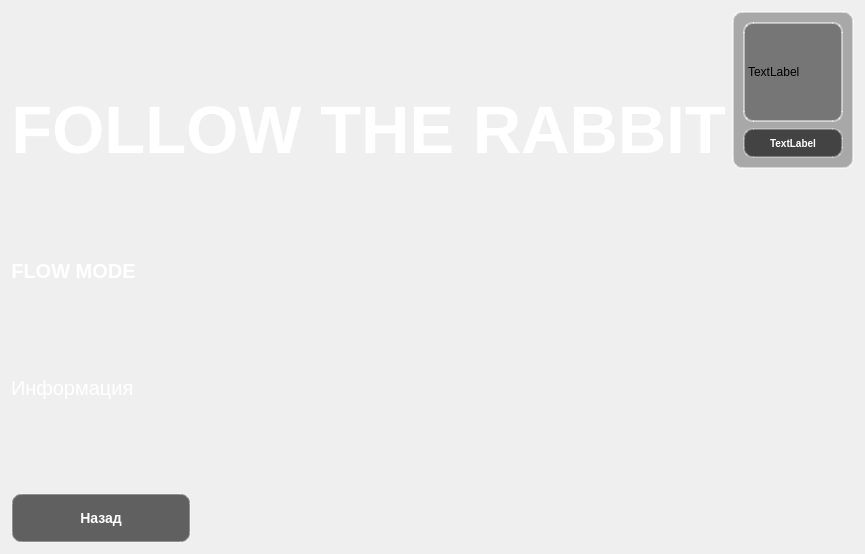
<?xml version="1.0" encoding="UTF-8"?>
<ui version="4.0">
 <class>Timer</class>
 <widget class="QWidget" name="Timer">
  <property name="geometry">
   <rect>
    <x>0</x>
    <y>0</y>
    <width>829</width>
    <height>554</height>
   </rect>
  </property>
  <property name="windowTitle">
   <string>Form</string>
  </property>
  <property name="styleSheet">
   <string notr="true">border-image: url(C:\\Users\\katya_v\\Desktop\\TIMETRACKER\\TIMETRACKER\\img\\background2.0.jpeg);</string>
  </property>
  <layout class="QVBoxLayout" name="verticalLayout_8">
   <item>
    <layout class="QVBoxLayout" name="verticalLayout_7">
     <item>
      <layout class="QHBoxLayout" name="horizontalLayout_3">
       <item>
        <layout class="QVBoxLayout" name="verticalLayout_4">
         <item>
          <widget class="QLabel" name="name">
           <property name="sizePolicy">
            <sizepolicy hsizetype="Preferred" vsizetype="Fixed">
             <horstretch>0</horstretch>
             <verstretch>0</verstretch>
            </sizepolicy>
           </property>
           <property name="font">
            <font>
             <family>Segoe UI</family>
             <pointsize>50</pointsize>
             <italic>false</italic>
             <bold>true</bold>
            </font>
           </property>
           <property name="text">
            <string>&lt;html&gt;&lt;head/&gt;&lt;body&gt;&lt;p&gt;&lt;span style=&quot; color:#ffffff;&quot;&gt;FOLLOW THE RABBIT&lt;/span&gt;&lt;/p&gt;&lt;/body&gt;&lt;/html&gt;</string>
           </property>
           <property name="alignment">
            <set>Qt::AlignmentFlag::AlignCenter</set>
           </property>
           <property name="wordWrap">
            <bool>false</bool>
           </property>
          </widget>
         </item>
         <item>
          <widget class="QLabel" name="label_2">
           <property name="sizePolicy">
            <sizepolicy hsizetype="Fixed" vsizetype="Fixed">
             <horstretch>0</horstretch>
             <verstretch>0</verstretch>
            </sizepolicy>
           </property>
           <property name="minimumSize">
            <size>
             <width>0</width>
             <height>30</height>
            </size>
           </property>
           <property name="maximumSize">
            <size>
             <width>16777215</width>
             <height>30</height>
            </size>
           </property>
           <property name="font">
            <font>
             <pointsize>15</pointsize>
             <bold>true</bold>
            </font>
           </property>
           <property name="text">
            <string>&lt;html&gt;&lt;head/&gt;&lt;body&gt;&lt;p&gt;&lt;span style=&quot; color:#ffffff;&quot;&gt;FLOW MODE&lt;/span&gt;&lt;/p&gt;&lt;/body&gt;&lt;/html&gt;</string>
           </property>
           <property name="alignment">
            <set>Qt::AlignmentFlag::AlignCenter</set>
           </property>
          </widget>
         </item>
         <item>
          <widget class="QLabel" name="label_7">
           <property name="sizePolicy">
            <sizepolicy hsizetype="Preferred" vsizetype="Fixed">
             <horstretch>0</horstretch>
             <verstretch>0</verstretch>
            </sizepolicy>
           </property>
           <property name="minimumSize">
            <size>
             <width>0</width>
             <height>30</height>
            </size>
           </property>
           <property name="maximumSize">
            <size>
             <width>16777215</width>
             <height>30</height>
            </size>
           </property>
           <property name="font">
            <font>
             <pointsize>15</pointsize>
            </font>
           </property>
           <property name="styleSheet">
            <string notr="true">color:white</string>
           </property>
           <property name="text">
            <string>Информация</string>
           </property>
          </widget>
         </item>
         <item>
          <layout class="QVBoxLayout" name="verticalLayout_10"/>
         </item>
        </layout>
       </item>
       <item>
        <spacer name="horizontalSpacer_2">
         <property name="orientation">
          <enum>Qt::Orientation::Horizontal</enum>
         </property>
         <property name="sizeHint" stdset="0">
          <size>
           <width>40</width>
           <height>20</height>
          </size>
         </property>
        </spacer>
       </item>
       <item>
        <layout class="QVBoxLayout" name="verticalLayout_6">
         <item alignment="Qt::AlignmentFlag::AlignHCenter|Qt::AlignmentFlag::AlignTop">
          <widget class="QFrame" name="frame">
           <property name="sizePolicy">
            <sizepolicy hsizetype="Fixed" vsizetype="Fixed">
             <horstretch>0</horstretch>
             <verstretch>0</verstretch>
            </sizepolicy>
           </property>
           <property name="maximumSize">
            <size>
             <width>200</width>
             <height>158</height>
            </size>
           </property>
           <property name="styleSheet">
            <string notr="true">QFrame {
    border: 2px solid rgba(255,255,255,0.5);
    border-radius: 10px;
    background: rgba(0,0,0,0.3);
}</string>
           </property>
           <property name="frameShape">
            <enum>QFrame::Shape::StyledPanel</enum>
           </property>
           <property name="frameShadow">
            <enum>QFrame::Shadow::Raised</enum>
           </property>
           <layout class="QVBoxLayout" name="verticalLayout_9">
            <item>
             <widget class="QLabel" name="label_5">
              <property name="sizePolicy">
               <sizepolicy hsizetype="Fixed" vsizetype="Fixed">
                <horstretch>0</horstretch>
                <verstretch>0</verstretch>
               </sizepolicy>
              </property>
              <property name="minimumSize">
               <size>
                <width>100</width>
                <height>100</height>
               </size>
              </property>
              <property name="maximumSize">
               <size>
                <width>100</width>
                <height>100</height>
               </size>
              </property>
              <property name="text">
               <string>TextLabel</string>
              </property>
             </widget>
            </item>
            <item>
             <widget class="QLabel" name="label_6">
              <property name="sizePolicy">
               <sizepolicy hsizetype="Fixed" vsizetype="Fixed">
                <horstretch>0</horstretch>
                <verstretch>0</verstretch>
               </sizepolicy>
              </property>
              <property name="minimumSize">
               <size>
                <width>100</width>
                <height>30</height>
               </size>
              </property>
              <property name="maximumSize">
               <size>
                <width>100</width>
                <height>30</height>
               </size>
              </property>
              <property name="styleSheet">
               <string notr="true">QLabel {
    background: rgba(0, 0, 0, 0.6);
    color: white;
    border: 2px solid rgba(255, 255, 255, 0.3);
    border-radius: 10px;
    font-size: 10px;
    font-weight: bold;
   
}

</string>
              </property>
              <property name="text">
               <string>TextLabel</string>
              </property>
              <property name="alignment">
               <set>Qt::AlignmentFlag::AlignCenter</set>
              </property>
             </widget>
            </item>
           </layout>
          </widget>
         </item>
        </layout>
       </item>
      </layout>
     </item>
     <item>
      <layout class="QHBoxLayout" name="horizontalLayout">
       <item>
        <layout class="QVBoxLayout" name="verticalLayout_2">
         <item>
          <layout class="QHBoxLayout" name="buttonlayout"/>
         </item>
         <item alignment="Qt::AlignmentFlag::AlignHCenter|Qt::AlignmentFlag::AlignBottom">
          <widget class="QPushButton" name="pushButton">
           <property name="sizePolicy">
            <sizepolicy hsizetype="Fixed" vsizetype="Fixed">
             <horstretch>0</horstretch>
             <verstretch>0</verstretch>
            </sizepolicy>
           </property>
           <property name="minimumSize">
            <size>
             <width>180</width>
             <height>50</height>
            </size>
           </property>
           <property name="maximumSize">
            <size>
             <width>180</width>
             <height>50</height>
            </size>
           </property>
           <property name="styleSheet">
            <string notr="true">QPushButton {
    background: rgba(0, 0, 0, 0.6);
    color: white;
    border: 2px solid rgba(255, 255, 255, 0.3);
    border-radius: 10px;
    font-size: 14px;
    font-weight: bold;
    padding: 10px;
}

QPushButton:hover {
    background: rgba(100, 100, 100, 0.7);
    border-color: rgba(255, 255, 255, 0.6);
}

QPushButton:pressed {
    background: rgba(50, 50, 50, 0.8);
}</string>
           </property>
           <property name="text">
            <string>Назад</string>
           </property>
          </widget>
         </item>
        </layout>
       </item>
       <item>
        <layout class="QVBoxLayout" name="verticalLayout"/>
       </item>
       <item>
        <spacer name="horizontalSpacer">
         <property name="orientation">
          <enum>Qt::Orientation::Horizontal</enum>
         </property>
         <property name="sizeHint" stdset="0">
          <size>
           <width>40</width>
           <height>20</height>
          </size>
         </property>
        </spacer>
       </item>
       <item>
        <layout class="QVBoxLayout" name="verticalLayout_3">
         <item>
          <layout class="QHBoxLayout" name="horizontalLayout_2">
           <item>
            <layout class="QVBoxLayout" name="verticalLayout_5"/>
           </item>
          </layout>
         </item>
        </layout>
       </item>
      </layout>
     </item>
    </layout>
   </item>
  </layout>
 </widget>
 <resources/>
 <connections/>
</ui>
